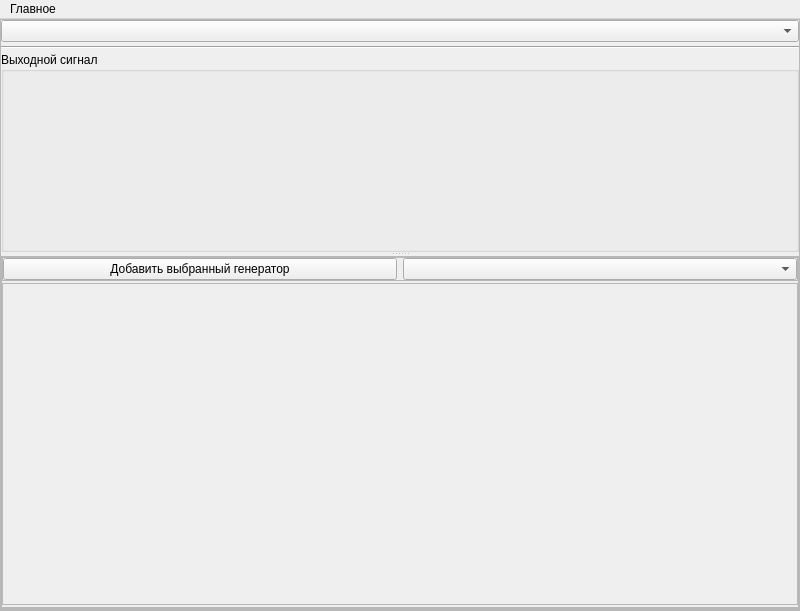
<?xml version="1.0" encoding="UTF-8"?>
<ui version="4.0">
 <class>MainWindow</class>
 <widget class="QMainWindow" name="MainWindow">
  <property name="geometry">
   <rect>
    <x>0</x>
    <y>0</y>
    <width>800</width>
    <height>611</height>
   </rect>
  </property>
  <property name="windowTitle">
   <string>MainWindow</string>
  </property>
  <widget class="QWidget" name="centralwidget">
   <layout class="QVBoxLayout" name="verticalLayout">
    <property name="spacing">
     <number>0</number>
    </property>
    <property name="leftMargin">
     <number>0</number>
    </property>
    <property name="topMargin">
     <number>0</number>
    </property>
    <property name="rightMargin">
     <number>0</number>
    </property>
    <property name="bottomMargin">
     <number>0</number>
    </property>
    <item>
     <widget class="QFrame" name="root">
      <property name="frameShape">
       <enum>QFrame::StyledPanel</enum>
      </property>
      <property name="frameShadow">
       <enum>QFrame::Raised</enum>
      </property>
      <layout class="QVBoxLayout" name="verticalLayout_4">
       <property name="spacing">
        <number>0</number>
       </property>
       <property name="leftMargin">
        <number>0</number>
       </property>
       <property name="topMargin">
        <number>0</number>
       </property>
       <property name="rightMargin">
        <number>0</number>
       </property>
       <property name="bottomMargin">
        <number>0</number>
       </property>
       <item>
        <widget class="QComboBox" name="outputDevice"/>
       </item>
       <item>
        <widget class="Line" name="line">
         <property name="minimumSize">
          <size>
           <width>0</width>
           <height>10</height>
          </size>
         </property>
         <property name="orientation">
          <enum>Qt::Horizontal</enum>
         </property>
        </widget>
       </item>
       <item>
        <widget class="QSplitter" name="splitter">
         <property name="frameShape">
          <enum>QFrame::NoFrame</enum>
         </property>
         <property name="frameShadow">
          <enum>QFrame::Plain</enum>
         </property>
         <property name="lineWidth">
          <number>1</number>
         </property>
         <property name="midLineWidth">
          <number>0</number>
         </property>
         <property name="orientation">
          <enum>Qt::Vertical</enum>
         </property>
         <property name="opaqueResize">
          <bool>true</bool>
         </property>
         <property name="childrenCollapsible">
          <bool>false</bool>
         </property>
         <widget class="QGroupBox" name="signalViewer">
          <property name="minimumSize">
           <size>
            <width>0</width>
            <height>200</height>
           </size>
          </property>
          <property name="title">
           <string>Выходной сигнал</string>
          </property>
          <layout class="QVBoxLayout" name="verticalLayout_3">
           <property name="spacing">
            <number>0</number>
           </property>
           <property name="leftMargin">
            <number>0</number>
           </property>
           <property name="topMargin">
            <number>0</number>
           </property>
           <property name="rightMargin">
            <number>0</number>
           </property>
           <property name="bottomMargin">
            <number>0</number>
           </property>
          </layout>
         </widget>
         <widget class="QFrame" name="frame">
          <property name="minimumSize">
           <size>
            <width>0</width>
            <height>200</height>
           </size>
          </property>
          <property name="frameShape">
           <enum>QFrame::StyledPanel</enum>
          </property>
          <property name="frameShadow">
           <enum>QFrame::Raised</enum>
          </property>
          <layout class="QVBoxLayout" name="verticalLayout_2">
           <property name="spacing">
            <number>2</number>
           </property>
           <property name="leftMargin">
            <number>0</number>
           </property>
           <property name="topMargin">
            <number>0</number>
           </property>
           <property name="rightMargin">
            <number>0</number>
           </property>
           <property name="bottomMargin">
            <number>0</number>
           </property>
           <item>
            <widget class="QFrame" name="addGeneratorFrame">
             <property name="frameShape">
              <enum>QFrame::StyledPanel</enum>
             </property>
             <property name="frameShadow">
              <enum>QFrame::Raised</enum>
             </property>
             <layout class="QHBoxLayout" name="horizontalLayout">
              <property name="leftMargin">
               <number>0</number>
              </property>
              <property name="topMargin">
               <number>0</number>
              </property>
              <property name="rightMargin">
               <number>0</number>
              </property>
              <property name="bottomMargin">
               <number>0</number>
              </property>
              <item>
               <widget class="QPushButton" name="addGenerator">
                <property name="text">
                 <string>Добавить выбранный генератор</string>
                </property>
               </widget>
              </item>
              <item>
               <widget class="QComboBox" name="generatorList"/>
              </item>
             </layout>
            </widget>
           </item>
           <item>
            <widget class="QScrollArea" name="generatorsScrollArea">
             <property name="horizontalScrollBarPolicy">
              <enum>Qt::ScrollBarAlwaysOff</enum>
             </property>
             <property name="widgetResizable">
              <bool>true</bool>
             </property>
             <widget class="QWidget" name="scrollAreaWidgetContents">
              <property name="geometry">
               <rect>
                <x>0</x>
                <y>0</y>
                <width>794</width>
                <height>318</height>
               </rect>
              </property>
             </widget>
            </widget>
           </item>
           <item>
            <widget class="QFrame" name="frame_2">
             <property name="frameShape">
              <enum>QFrame::StyledPanel</enum>
             </property>
             <property name="frameShadow">
              <enum>QFrame::Raised</enum>
             </property>
             <layout class="QHBoxLayout" name="horizontalLayout_2">
              <property name="spacing">
               <number>0</number>
              </property>
              <property name="leftMargin">
               <number>0</number>
              </property>
              <property name="topMargin">
               <number>0</number>
              </property>
              <property name="rightMargin">
               <number>0</number>
              </property>
              <property name="bottomMargin">
               <number>0</number>
              </property>
             </layout>
            </widget>
           </item>
          </layout>
         </widget>
        </widget>
       </item>
      </layout>
     </widget>
    </item>
   </layout>
  </widget>
  <widget class="QMenuBar" name="menuBar">
   <property name="geometry">
    <rect>
     <x>0</x>
     <y>0</y>
     <width>800</width>
     <height>21</height>
    </rect>
   </property>
   <widget class="QMenu" name="menu">
    <property name="title">
     <string>Главное</string>
    </property>
    <addaction name="menuLoad"/>
    <addaction name="menuSave"/>
    <addaction name="separator"/>
   </widget>
   <addaction name="menu"/>
  </widget>
  <action name="menuLoad">
   <property name="text">
    <string>Загрузить конфигурацию</string>
   </property>
  </action>
  <action name="menuSave">
   <property name="text">
    <string>Сохранить конфигурацию</string>
   </property>
  </action>
  <action name="action_4">
   <property name="text">
    <string>\</string>
   </property>
  </action>
  <action name="actionempty">
   <property name="checkable">
    <bool>true</bool>
   </property>
   <property name="text">
    <string>empty</string>
   </property>
  </action>
 </widget>
 <resources/>
 <connections/>
</ui>
